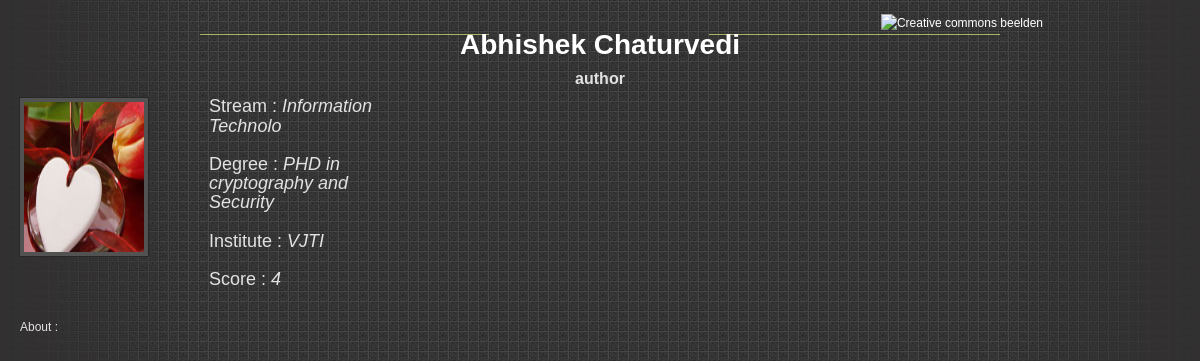
/show_user_float.php?u_id=2 (signed in), run on an earlier commit of the app's database.
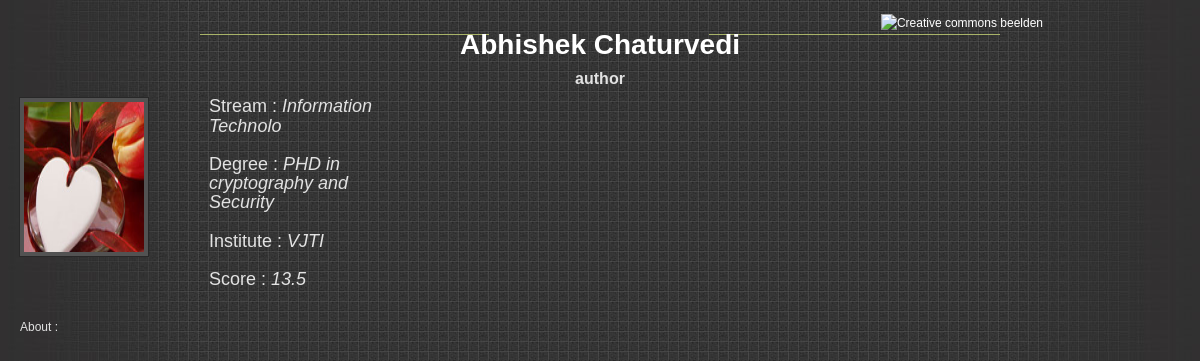
And on a later commit of the database.
### tables this page shows
CREATE TABLE IF NOT EXISTS `user` (
  `u_id` int(11) unsigned NOT NULL AUTO_INCREMENT,
  `u_name` varchar(30) NOT NULL,
  `password` varchar(64) NOT NULL,
  `f_name` varchar(20) NOT NULL,
  `l_name` varchar(20) NOT NULL,
  `contact_no` int(10) NOT NULL,
  `dob` date NOT NULL,
  `institute` varchar(40) NOT NULL,
  `stream` varchar(20) NOT NULL,
  `degree` varchar(50) NOT NULL DEFAULT 'B.E.',
  `role` varchar(10) NOT NULL,
  `approve_id` tinyint(1) NOT NULL DEFAULT '0',
  `photo` varchar(255) NOT NULL,
  `about` text NOT NULL,
  `show_email` tinyint(4) NOT NULL DEFAULT '0',
  `gender` tinyint(4) NOT NULL DEFAULT '0',
  `user_score` float NOT NULL DEFAULT '0',
  `count_bookmarks` int(11) NOT NULL DEFAULT '0',
  `created_comments` int(11) NOT NULL DEFAULT '0',
  `count_discussions` int(11) NOT NULL DEFAULT '0',
  PRIMARY KEY (`u_id`)
);

### show_user_float.php (the view, shortened to what this page needs)
<!DOCTYPE html PUBLIC "-//W3C//DTD XHTML 1.0 Transitional//EN" "http://www.w3.org/TR/xhtml1/DTD/xhtml1-transitional.dtd">
<html xmlns="http://www.w3.org/1999/xhtml">
<head>
<link href="css/user_float.css?123" type="text/css" rel="stylesheet" />
</head>
<?php require_once('Connections/conn.php'); ?>
<?php
	if (!function_exists("GetSQLValueString")) {
function GetSQLValueString($theValue, $theType, $theDefinedValue = "", $theNotDefinedValue = "")
{
  $theValue = function_exists("mysql_real_escape_string") ? mysql_real_escape_string($theValue) : mysql_escape_string($theValue);
  switch ($theType) {
    case "long":
    case "int":
      $theValue = ($theValue != "") ? intval($theValue) : "NULL";
      break;
  }
  return $theValue;
}
}
?>
<body>
<?php
if(isset($_GET['u_id'])) {
	$query_get_user= sprintf("SELECT * FROM `user` WHERE u_id=%s",GetSQLValueString($_GET['u_id'], "int"));
	$get_user = mysql_query($query_get_user, $conn) or die(mysql_error());
	$row_get_user = mysql_fetch_assoc($get_user);
	$totalRows_get_user= mysql_num_rows($get_user);
	if($totalRows_get_user==1) {
?>
<div id="templatemo_header_wrapper">
	<div id="templatemo_header">
    	<div id="site_title"><?php echo $row_get_user['f_name']." ".$row_get_user['l_name']; ?></div>
        <a class="templatemo_header_bg" href="" title="Creative commons beelden"  target="_blank"><img src="images/header.png" alt="Creative commons beelden" title="Creative commons beelden" /></a>
    </div>
</div>
<div class="role"><?php echo $row_get_user['role'];?> </div>
<div id="templatemo_main_wrapper">
	<div id="templatemo_main">
		<div id="content">
            <div class="section">
            <div class="half left">
				<div class="img_border img_user"> <img src="<?php echo $row_get_user['photo'] ?>" width="120" height="150" alt="No author image available" /></div>
            </div>
            <div class="half right">
            <div class="info">
			Stream : <em> <?php echo $row_get_user['stream']; ?></em><br /><br />
            Degree : <em> <?php echo $row_get_user['degree']; ?></em><br /><br />
            Institute : <em> <?php echo $row_get_user['institute']; ?></em><br /><br />
            Score : <em> <?php echo $row_get_user['user_score']; ?></em><br /><br />
            </div>
            </div>
            </div>
        </div>
    </div>
</div>
<div class="about">
About :  <em> <?php echo $row_get_user['about']; ?></em>
</div>
<?php
	}
	else {
		echo "Sorry, this user doesn't exist.";
	}
}
?>
</body>
</html>

### css/user_float.css (style rules this page uses)
body { margin: 0; padding: 0; color: #e2e2e2; font-size: 12px; line-height: 1.6em; font-family: "Lucida Sans Unicode", "Lucida Grande", sans-serif; background-color: #313030; background-image: url(../images/templatemo_body.jpg); background-position: center top; background-repeat: no-repeat }
a, a:link, a:visited { color: #FFFFFF; font-weight: normal; text-decoration: none }
.half { width: 200px }
img { margin: 0; padding: 0; border: none }
.img_border { margin-left:10px; background: #525252; padding: 4px; border: 1px solid #282828 }
.img_user { width: 120px; height:150px; }
.left { float: left }
.right { float: right }
#templatemo_header_wrapper { width: 100%; background: url(../images/templatemo_header.png) center bottom no-repeat }
#templatemo_header { margin: 0 auto; padding: 35px 20px 15px; background: url(../images/templatemo-header-bg.png) no-repeat center; position:relative; }
.templatemo_header_bg { position:absolute; right:157px; top:14px; cursor:default; }
#templatemo_main_wrapper { margin: 0 auto; padding: 9px; }
#templatemo_main { overflow: hidden; }
#site_title { display: block; width: 300px; margin: 0 auto; text-align: center;font-size: 28px; color: #fff; font-weight: 700 }
#content { overflow:hidden; position:relative; }
.section { position:relative; float:left; margin-right: 20px; }
.info { font-size:18px; }
.role { text-align:center; font-size:16px; font-weight:bold; }
.about { margin-left:20px; }

What changed in the data, as far as the page shows it:
changed user "Abhishek": user_score "4" → "13.5"
